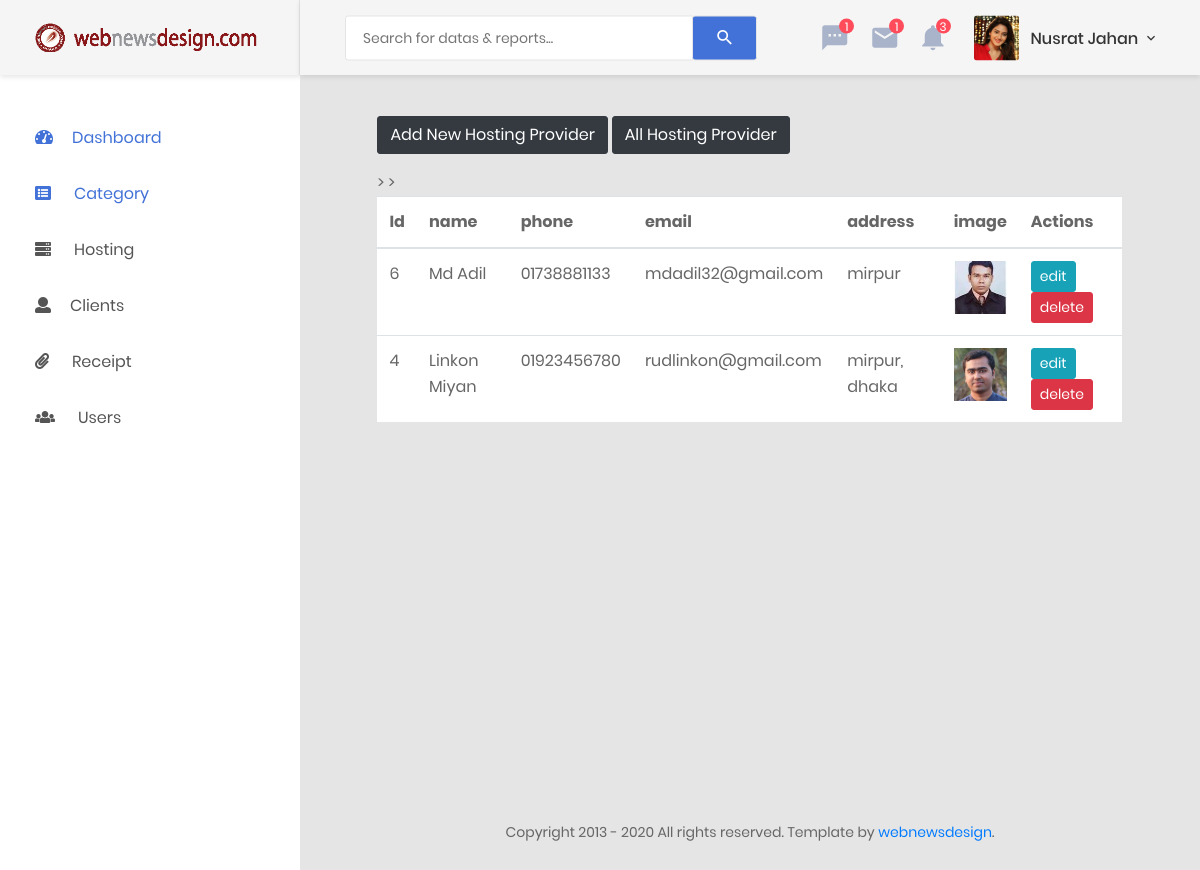
Page /all-hosting-provider-page.php on the committed database.
### tables this page shows
CREATE TABLE `users` (
  `id` int(11) NOT NULL,
  `useremail` text NOT NULL,
  `password` varchar(100) NOT NULL,
  `yourname` varchar(100) NOT NULL,
  `photo` text NOT NULL
);

CREATE TABLE `hostingprovider` (
  `id` int(11) NOT NULL,
  `name` varchar(100) NOT NULL,
  `phone` varchar(100) NOT NULL,
  `email` varchar(100) NOT NULL,
  `address` varchar(100) NOT NULL,
  `facebook` varchar(100) NOT NULL,
  `image` text NOT NULL
);

### all-hosting-provider-page.php (the view, shortened to what this page needs)
<?php
    include('header.php');
?>
<div class="main-content">
    <div class="row">
    	<div class="offset-md-1 col-md-10 offset-md-1">
    		<?php include('add_hosting_provider.php') ?>
			<table class="table bg-white">
				<thead>
					<th> Id </th>
					<th> name </th>
					<th> phone </th>
					<th> email </th>
					<th> address </th>
					<th> image </th>
					<th> Actions </th>
				</thead>
				<tbody>
					<?php
			            $sql ="SELECT * FROM hostingprovider ORDER BY id DESC ";
			            $result = $conn->query($sql);
			        ?>
			        <?php while ($rows = mysqli_fetch_assoc($result)) { ?>
						<tr>
							<td> <?php echo $rows['id']; ?> </td>
							<td> <?php echo $rows['name']; ?> </td>
							<td> <?php echo $rows['phone']; ?> </td>
							<td> <?php echo $rows['email']; ?> </td>
							<td> <?php echo $rows['address']; ?> </td>
							<td class="hosting-provider-image"> <img src="<?php echo $rows['image']; ?>" alt=""> </td>
							<td>
								<a href="edit-hosting-provider.php?id=<?php echo $rows['id']?>" class="btn btn-info btn-sm"> edit </a>
								<a href="delete.php?id=<?php echo $rows['id'];?>" onclick = "return confirm('are you sure want to delete this item?')" class="btn btn-danger btn-sm"> delete </a>
							</td>
						</tr>
					<?php } ?>
				</tbody>
			</table>
		</div>
    </div>
</div>
<?php
    include('footer.php');
?>

### header.php (shortened to what this page needs)
<?php
    include('connect.php');
?>
<?php
    include('head.php');
?>
<body>
    <div class="page-wrapper">
        <?php include('dashboard_navbar.php'); ?>
        <div class="page-container">
            <header class="header-desktop">
                <div class="section__content section__content--p30">
                    <div class="container-fluid">
                        <div class="header-wrap">
                            <form class="form-header" action="" method="POST">
                                <input class="au-input au-input--xl" type="text" name="search" placeholder="Search for datas &amp; reports..." />
                                <button class="au-btn--submit" type="submit">
                                    <i class="zmdi zmdi-search"></i>
                                </button>
                            </form>
                            <div class="header-button">
                                <div class="noti-wrap">
                                    <div class="noti__item js-item-menu">
                                        <i class="zmdi zmdi-comment-more"></i>
                                        <span class="quantity">1</span>
                                    </div>
                                    <div class="noti__item js-item-menu">
                                        <i class="zmdi zmdi-email"></i>
                                        <span class="quantity">1</span>
                                    </div>
                                    <div class="noti__item js-item-menu">
                                        <i class="zmdi zmdi-notifications"></i>
                                        <span class="quantity">3</span>
                                    </div>
                                </div>
                                <?php
                                    $sql = "SELECT * FROM users";
                                    $results = $conn->query($sql);
                                    $rows = mysqli_fetch_assoc($results);
                                ?>
                                        <div class="account-wrap">
                                            <div class="account-item clearfix js-item-menu">
                                                <div class="image">
                                                    <img src="<?php echo $rows['photo'];?>" alt="<?php echo $rows['useremail'];?>" />
                                                </div>
                                                <div class="content">
                                                    <a class="js-acc-btn" href="#"> <?php echo $rows['yourname'];?> </a>
                                                </div>
                                            </div>
                                        </div>
                            </div>
                        </div>
                    </div>
                </div>
            </header>

### style.css (style rules this page uses)
* { padding: 0; margin: 0; }
img { max-width: 100%; }
body, html { margin: 0; padding: 0; height: 100%; background: #60a3bc !important; }
td.hosting-provider-image { width: 9%; }

### rows in the picture
users: photo (picture), yourname "Nusrat Jahan"
hostingprovider: id "6", name "Md Adil", phone "01738881133", email "mdadil32@gmail.com", address "mirpur", image (picture)
hostingprovider: id "4", name "Linkon Miyan", phone "01923456780", email "rudlinkon@gmail.com", address "mirpur, dhaka", image (picture)
